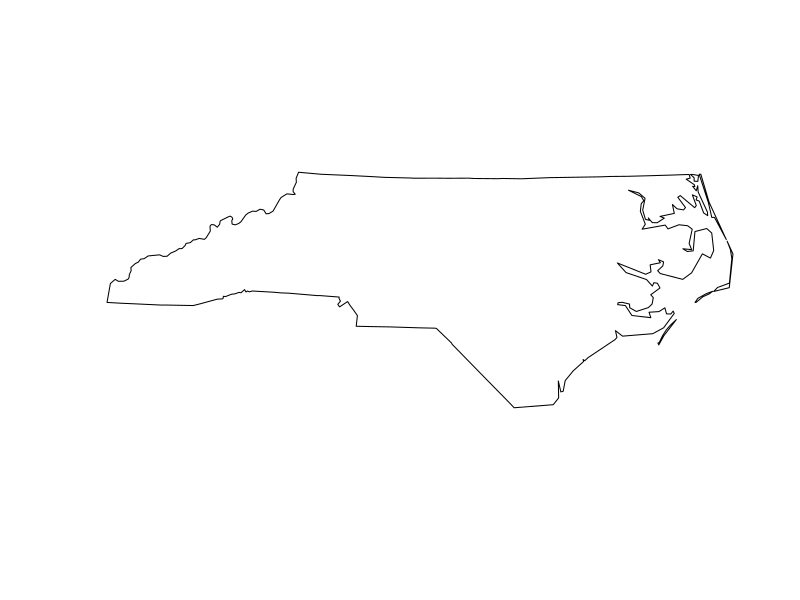
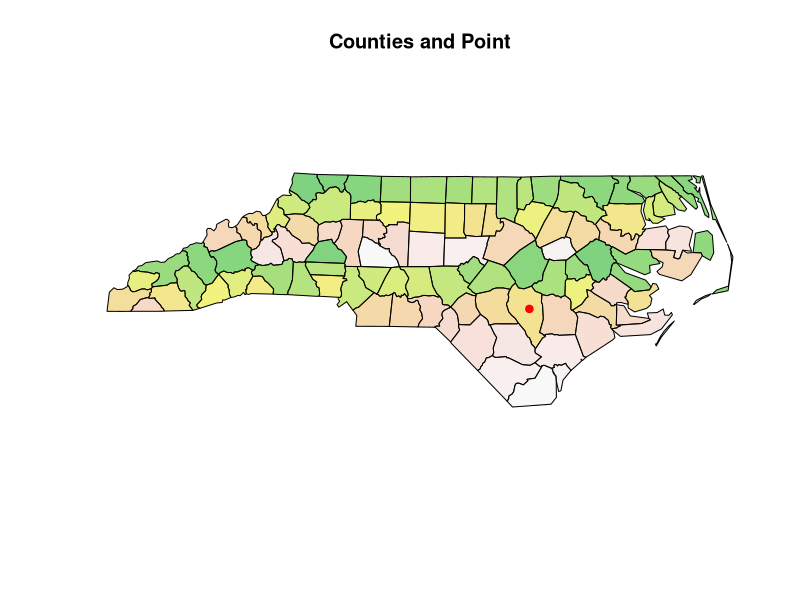
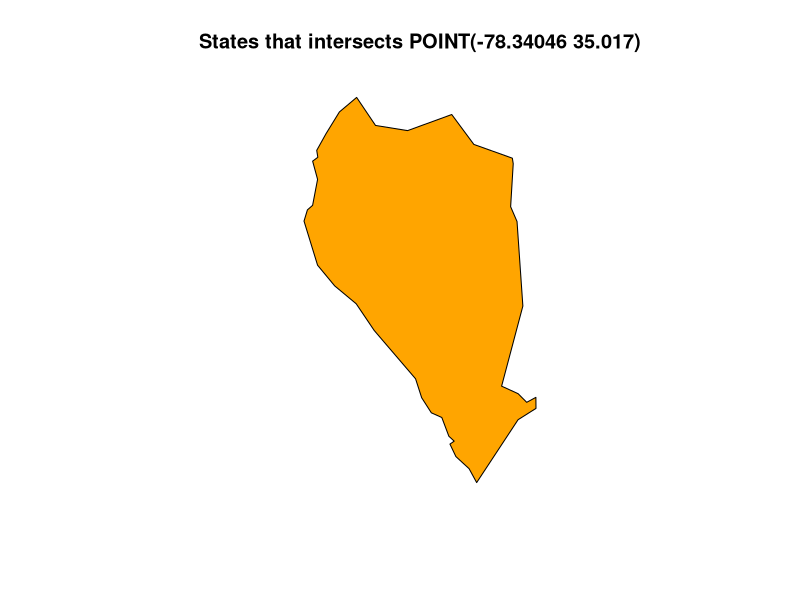
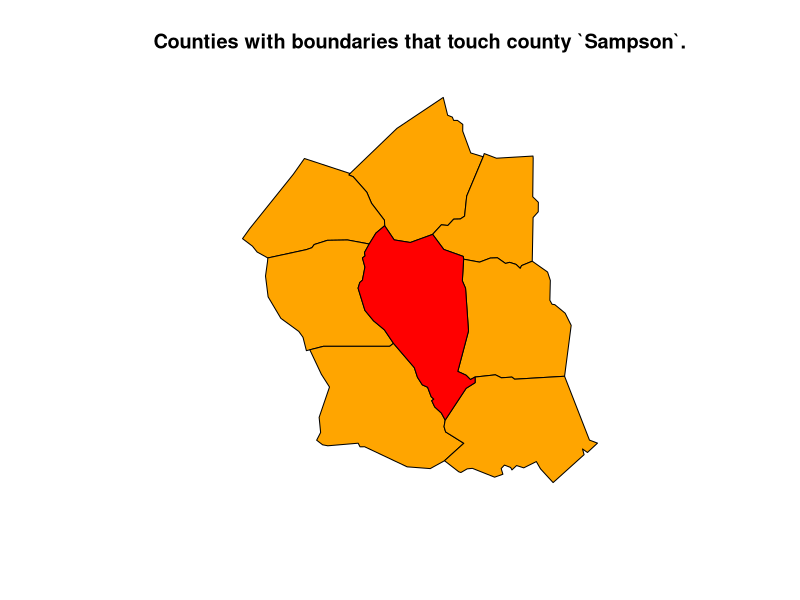
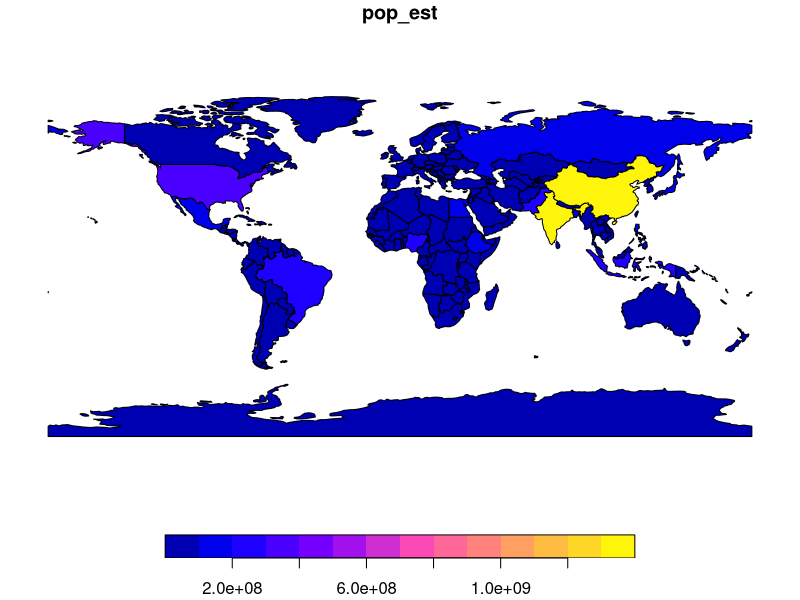
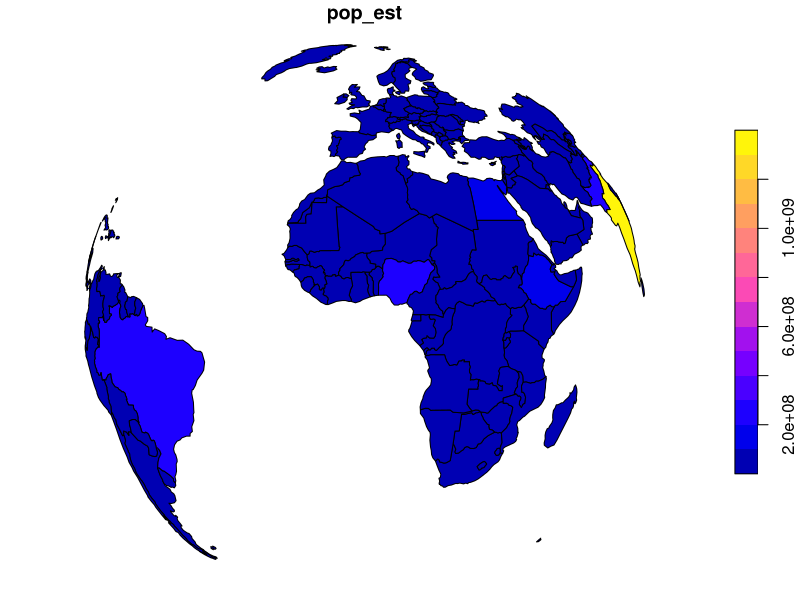
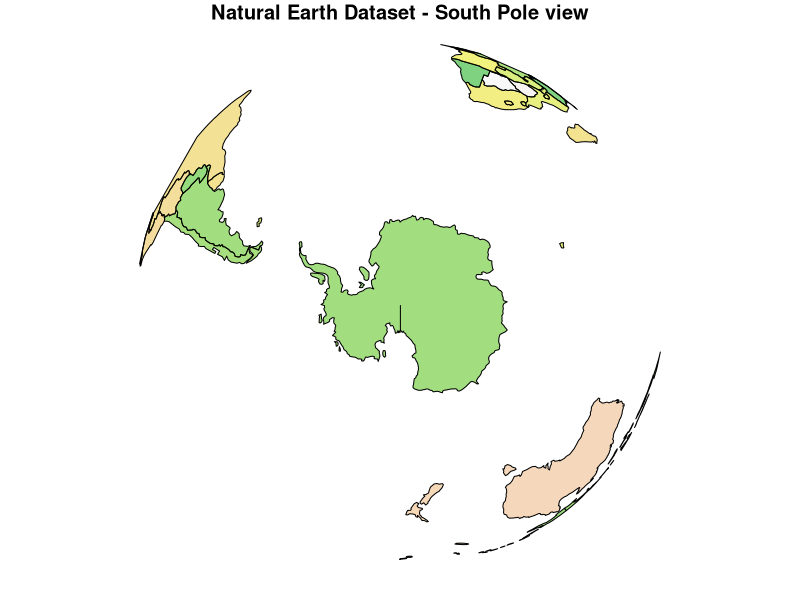
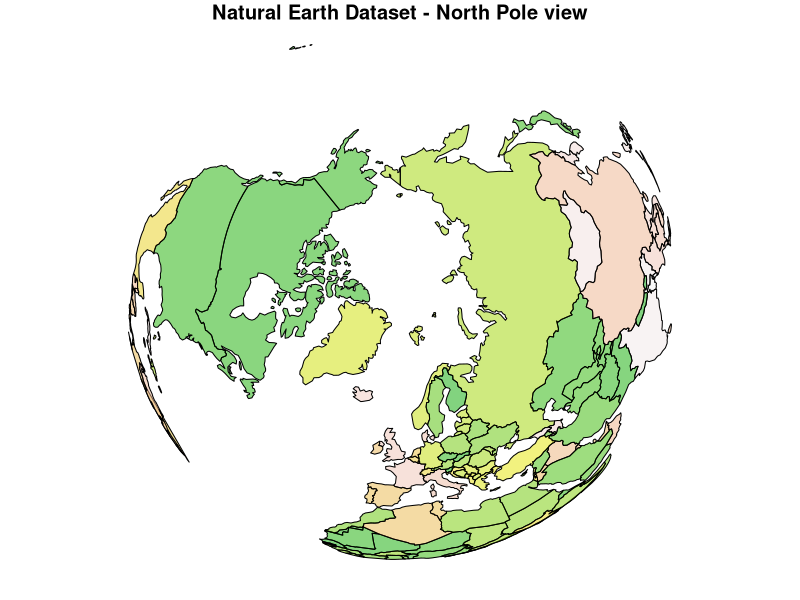

Here is the R script that generated these plots, in order: (Note: this script raises an error after producing the figures.)
## ---- chunk 1
knitr::opts_chunk$set(echo = TRUE)
## ---- chunk 2
library(sf)
library(tidyverse)

nc <- system.file("gpkg/nc.gpkg", package="sf") %>%
  read_sf() %>%
  st_transform(32119)
nc2 <- nc %>% select(BIR74, SID74, NAME) %>%
  st_set_agr(c(BIR74 = "aggregate", SID74 = "aggregate", NAME = "identity"))

nc2%>%st_agr()

nc
nc$State = "North Carolina"
nc
nc1 <- nc %>% select(NAME,State) %>%
  st_set_agr(c(State= "constant"))

nc1 %>%
  st_agr()
## ---- chunk 3
(state_geom=st_sf(st_union(nc)))
plot(state_geom)
state_geom$State="North Carolina"

st2<-state_geom%>%select(State)%>%
  st_set_agr(c(State="identity"))

st2%>%
  st_agr()

st2
## ---- chunk 4
nc$area=st_area(nc)
nc%>%select(NAME, AREA,area)
## ---- chunk 5
nc%>%select(NAME, AREA,area)%>%
  st_agr()

## ---- chunk 6
#Create the point
look<-st_sfc(st_point(c(-78.34046,35.017)),crs=4326)
plot(st_geometry(st_transform(nc,4326)), col = terrain.colors(50,alpha=0.5),main="Counties and Point")
plot(look,col="red",pch = 19, add=TRUE)
#Query the intersection
container=(st_intersects(look,st_transform(nc,4326)))
states<-nc[unlist(container),]
states$NAME
#Ploting the result
plot(st_geometry(states),col="orange",main="States that intersects POINT(-78.34046 35.017)")
## ---- chunk 7
sampson= nc[nc$NAME == "Sampson", ]
sampson_to=nc[unlist(st_touches(sampson,nc)),]
#List of names
sampson_to$NAME
plot(st_geometry(sampson_to),col="orange",main="Counties with boundaries that touch county `Sampson`.")
plot(st_geometry(sampson), col="red",add=TRUE)

## ---- chunk 8
sampson_close=nc[unlist(st_is_within_distance(sampson,nc,dist=50000)),]
sampson_close$NAME
## ---- chunk 9
library(rnaturalearth)
e = ne_countries(returnclass = "sf")["pop_est"]
## ---- chunk 10
e
plot(e)  
## ---- chunk 11
e2<-st_transform(e,st_crs("+proj=ortho"))
plot(e2)
## ---- chunk 12
plot(st_transform(e,st_crs("+proj=ortho +lat_0=-90")),col = terrain.colors(50,alpha=0.5),main="Natural Earth Dataset - South Pole view")
plot(st_transform(e,st_crs("+proj=ortho +lat_0=90")),col = terrain.colors(50,alpha=0.5),main="Natural Earth Dataset - North Pole view")
plot(st_transform(e,st_crs("+proj=ortho +long_0=90")),col = terrain.colors(50,alpha=0.5),main="Natural Earth Dataset - Side Pole view")
plot(st_transform(e,st_crs("+proj=ortho +long_0=-90")),col = terrain.colors(50,alpha=0.5),main="Natural Earth Dataset - Side Pole view")

## ---- chunk 13
#Get North Hemisphere
hnorth<-st_transform(e,st_crs("+proj=ortho +lat_0=90"))
plot(hnorth,col = terrain.colors(50,alpha=0.5),main="Natural Earth Dataset - North Pole view")
#Create a unique geometry
hnorthclean<-st_union(st_geometry(e[unlist((!is.na(st_dimension(hnorth)))),]))
plot(hnorthclean)
#Plot the new geometry from pole north view
hnorthcleanview<-st_transform(hnorthclean,st_crs("+proj=ortho +lat_0=90"))
plot(hnorthcleanview,col = terrain.colors(50,alpha=0.5),main="Natural Earth Dataset - North Pole view")

#Intersection with e
(result<-st_intersects(hnorthclean,e,sparse=FALSE))
geom_in<-e[unlist(result),]

result2<-st_transform(geom_in,st_crs("+proj=ortho +lat_0=90"))
#Intersection plotting
plot(result2,col = terrain.colors(50,alpha=0.5),main="Natural Earth Dataset - North Pole view result")

## ---- chunk 14
landmass<-st_crop(e, c(xmin=0, xmax=10, ymin=45, ymax=55))
plot(landmass,col = terrain.colors(10,alpha=0.5),main="Land Mass crop for Natural Earth Dataset")
(total_pop=sum(landmass$pop_est))
(avg_pop=mean(landmass$pop_est))
